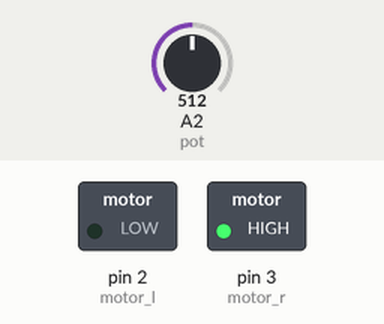
Bench run of a sketch on a simulated Arduino Uno, built with avr-gcc and run on an emulated ATmega328P. Shown: switched loads named in the sketch (green lamp = pin HIGH). The test bench sets the inputs (shaded band); at power-on: A2 (pot) = 512.

Above: at 7.8 s.
7.9 s: A2 (pot) set to 0
15.7 s: A2 (pot) set to 306
At 19.7 s:
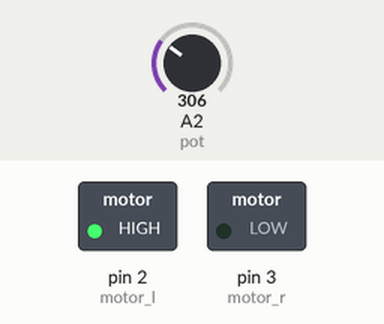
Timing chart, 0 to 29.5 s (numbered marks = the images above; inputs shaded):
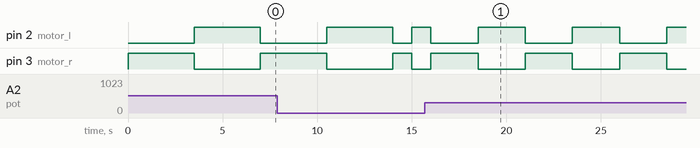

The sketch:

Working_code_for_adjusting_time.ino
```cpp
int motor_l = 2;
int motor_r = 3;
int pot = A2;

int delay_time, analog_in;
int motor_state = 0;
int last_time;

void setup()
{
  pinMode(motor_l, OUTPUT);
  pinMode(motor_r, OUTPUT);
  pinMode(pot, INPUT);
  last_time = millis();
}

void loop()
{
  analog_in = analogRead(pot);
  delay_time = map(analog_in, 0, 1023, 1000, 6000);
  digitalWrite(motor_l, LOW);
  digitalWrite(motor_r, HIGH);
  delay(delay_time);
  digitalWrite(motor_l, HIGH);
  digitalWrite(motor_r, LOW);
  delay(delay_time);
}
```

Measured:
- after the input at 15.7 s, pin 2 (motor_l), pin 3 (motor_r): alternates HIGH for 2.5 s and LOW for 2.5 s, starting after 2.8 s
